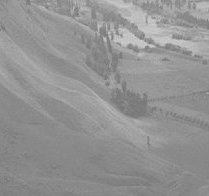
#> input picture img/hill.jpg, 209 x 196 px
$ python histogram.py
#> lines starting #> are read from the running program, lines starting #| are printed output that depends on the picture
import cv2
import numpy
import matplotlib.pyplot as plt

img = cv2.imread('img/hill.jpg')
#> img is the input picture: shape (196, 209, 3); min 114, max 211, mean 146.9

img_to_yuv = cv2.cvtColor(img,cv2.COLOR_BGR2YUV)
#> img_to_yuv: shape (196, 209, 3); mean of channels 0, 1, 2 146.9, 128, 128

img_to_yuv[:,:,0] = cv2.equalizeHist(img_to_yuv[:,:,0])
#> img_to_yuv: shape (196, 209, 3); mean of channels 0, 1, 2 130.8, 128, 128
hist_equalization_result = cv2.cvtColor(img_to_yuv, cv2.COLOR_YUV2BGR)
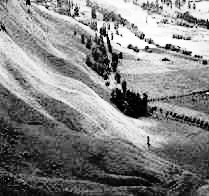
#> hist_equalization_result: shape (196, 209, 3); min 0, max 255, mean 130.8

hist = cv2.calcHist([img],[0],None,[256],[0,256])
#> hist = 256 values, max 2276 at index 136, min 0 at index 0, mean 160

hist = cv2.calcHist([hist_equalization_result],[0],None,[256],[0,256])
#> hist = 256 values, max 2276 at index 59, min 0 at index 6, mean 160

plt.subplot(2, 2, 1)
plt.imshow(img)
plt.subplot(2, 2, 2)
plt.imshow(hist_equalization_result)
plt.subplot(2, 2, 3)
plt.hist(img.ravel(),256,[0,256])

plt.subplot(2, 2, 4)
plt.hist(hist_equalization_result.ravel(),256,[0,256])
plt.show()
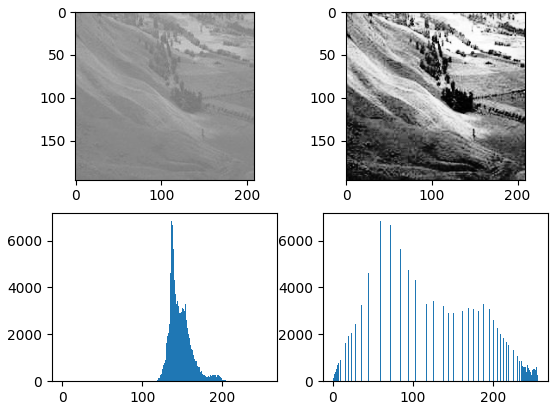
#> figure drawn by matplotlib, 4 panels; panel 3: tallest bar 6828 high, from x = 136 to 137; panel 4: tallest bar 6828 high, from x = 59 to 60

$ run again, with img/Baboon.bmp saved as img/hill.jpg
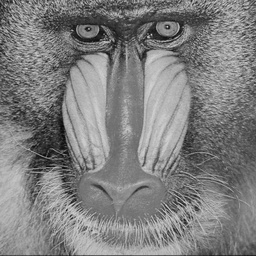
#> input picture img/Baboon.bmp, 256 x 256 px
#> img is the input picture: shape (256, 256, 3); min 3, max 220, mean 127.4
#> `hist_equalization_result = cv2.cvtColor(img_to_yuv, cv2.COLOR_YUV2BGR)`:
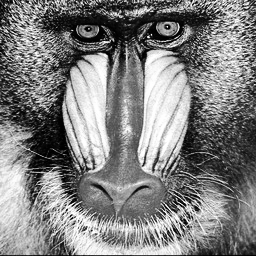
#> hist_equalization_result: shape (256, 256, 3); min 0, max 255, mean 128.4
#> `hist = cv2.calcHist([img],[0],None,[256],[0,256])`: hist = 256 values, max 806 at index 121, min 0 at index 0, mean 256
#> `hist = cv2.calcHist([hist_equalization_result],[0],None,[256],[0,256])`: hist = 256 values, max 806 at index 110, min 0 at index 31, mean 256
#> `plt.show()`:
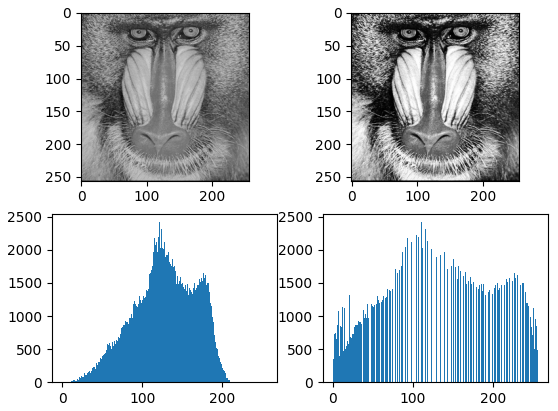
#> figure drawn by matplotlib, 4 panels; panel 3: tallest bar 2418 high, from x = 121 to 122; panel 4: tallest bar 2418 high, from x = 110 to 111
